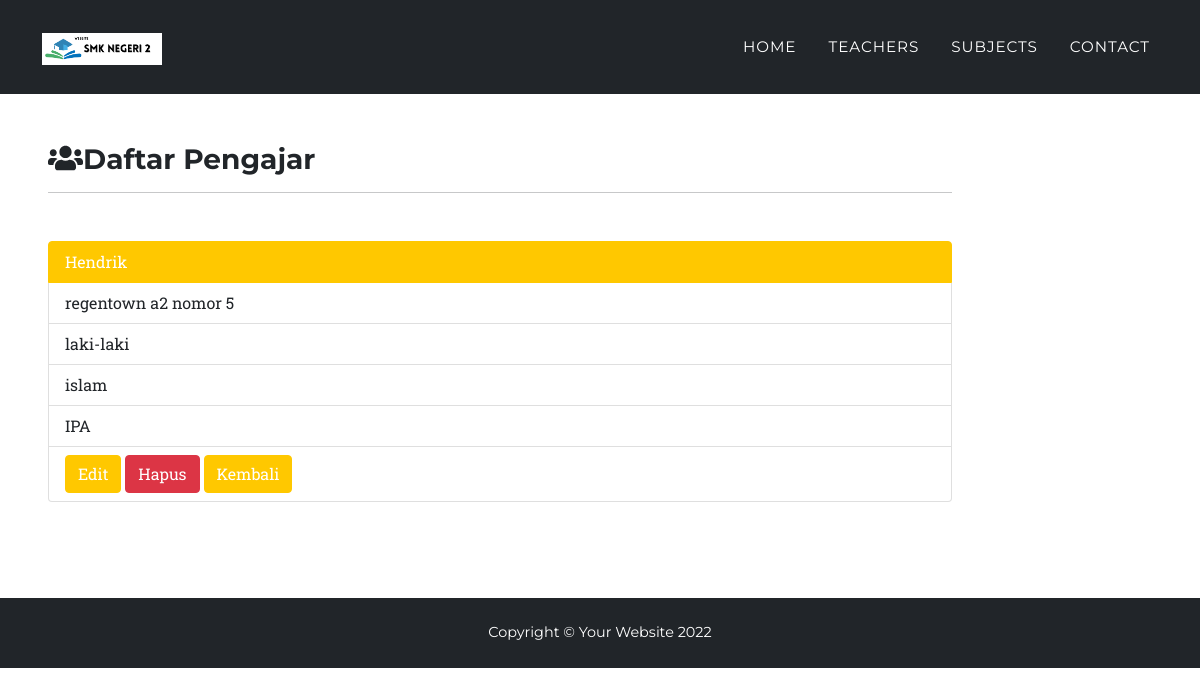
The app's page /detail.php?id=4 with its own data.
### tables this page shows
CREATE TABLE `tbl_pengajar` (
  `id` int(11) NOT NULL,
  `nidn` int(11) NOT NULL,
  `nama` varchar(30) NOT NULL,
  `alamat` varchar(40) NOT NULL,
  `jenis_kelamin` varchar(9) NOT NULL,
  `agama` varchar(10) NOT NULL,
  `mata_pelajaran` varchar(20) NOT NULL
);

### function.php (called while the page is built, shortened)
<?php
$conn = mysqli_connect('sqlXXX.epizy.com', 'epiz_31003736','JZ0vgJmuuo' ,'epiz_31003736_dbsekolah');
function query($query)
{
    global $conn;
    $result = mysqli_query($conn, $query);
    if (mysqli_num_rows($result) == 1) {
        return mysqli_fetch_assoc($result);
    }
    $rows = [];
    return $rows;
}

### detail.php (the view, shortened to what this page needs)
<?php
require 'function.php';
$id = $_GET['id'];
$guru = query("SELECT * FROM tbl_pengajar WHERE id = $id");
?>
<!DOCTYPE html>
<html lang="en">
<head>
  <link href="css/styles.css" rel="stylesheet" />
</head>
<body id="page-top">
  <nav class="navbar navbar-expand-lg navbar-dark fixed-top bg-dark" id="mainNav">
    <div class="container">
      <a class="navbar-brand" href="#page-top"><img src="assets/img/navbar-academic.png" alt="..." /></a>
      <div class="collapse navbar-collapse" id="navbarResponsive">
        <ul class="navbar-nav text-uppercase ms-auto py-4 py-lg-0">
          <li class="nav-item"><a class="nav-link" href="index.php">Home</a></li>
          <li class="nav-item"><a class="nav-link" href="teachers.php">Teachers</a></li>
          <li class="nav-item"><a class="nav-link" href="subjects.php">Subjects</a></li>
          <li class="nav-item"><a class="nav-link" href="contact.php">Contact</a></li>
        </ul>
      </div>
    </div>
  </nav>
  <div class="col-md-10 p-5 pt-5 mt-5 pb-5">
    <h3><i class="fas fa-users mt-5"></i>Daftar Pengajar</h3>
    <hr class="mb-5">
    <ul class="list-group">
      <li class="list-group-item active"><?= $guru['nama']; ?></li>
      <li class="list-group-item"><?= $guru['alamat']; ?></li>
      <li class="list-group-item"><?= $guru['jenis_kelamin']; ?></li>
      <li class="list-group-item"><?= $guru['agama']; ?></li>
      <li class="list-group-item"><?= $guru['mata_pelajaran']; ?></li>
      <li class="list-group-item">
        <a href="edit.php?id=<?= $guru['id']; ?>" class="btn btn-warning" role="button">Edit</a>
        <a href="hapus.php?id=<?= $guru['id']; ?>" onclick="return confirm('apakah anda akan menghapus data ini');" class="btn btn-danger" role="button">Hapus</a>
        <a href="index.php" class="btn btn-primary" role="button">Kembali</a>
      </li>
    </ul>
  </div>
  <footer class="footer bg-dark py-4">
    <div class="container">
      <div class="row align-items-center">
        <div class="text-white text-center">Copyright &copy; Your Website 2022</div>
      </div>
    </div>
  </footer>
</body>
</html>

### records on screen
tbl_pengajar: nama "Hendrik", alamat "regentown a2 nomor 5", jenis_kelamin "laki-laki", agama "islam", mata_pelajaran "IPA"
